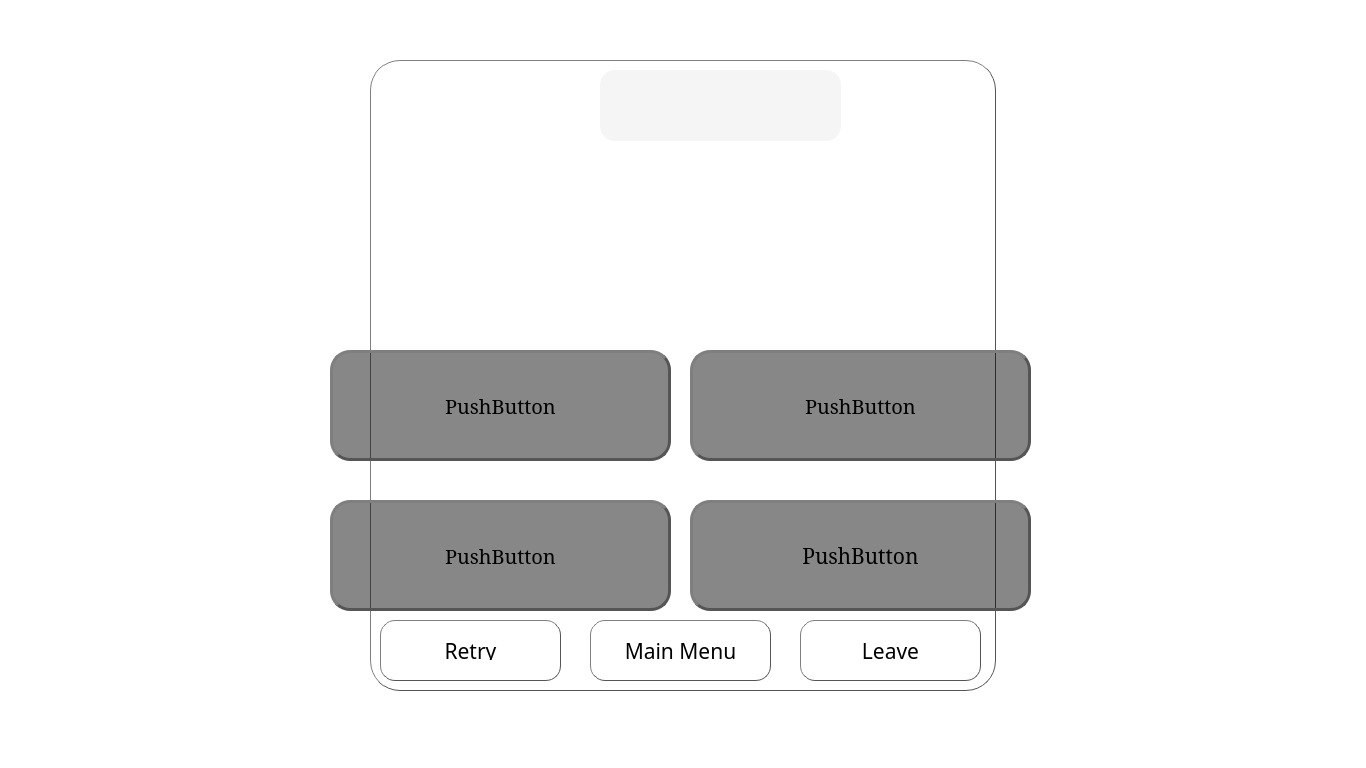
<?xml version="1.0" encoding="UTF-8"?>
<ui version="4.0">
 <class>Multiplechoices</class>
 <widget class="QDialog" name="Multiplechoices">
  <property name="geometry">
   <rect>
    <x>0</x>
    <y>0</y>
    <width>1366</width>
    <height>768</height>
   </rect>
  </property>
  <property name="windowTitle">
   <string>Dialog</string>
  </property>
  <widget class="QLabel" name="lblLive1">
   <property name="geometry">
    <rect>
     <x>230</x>
     <y>60</y>
     <width>51</width>
     <height>41</height>
    </rect>
   </property>
   <property name="styleSheet">
    <string notr="true">background-repeat:no-repeat;background-image: url(/home/micojasmin/quizAppGroup_1/backgrounds/h1.png);</string>
   </property>
   <property name="text">
    <string/>
   </property>
  </widget>
  <widget class="QPlainTextEdit" name="plainTextEdit_QuestionDisplay">
   <property name="geometry">
    <rect>
     <x>330</x>
     <y>170</y>
     <width>701</width>
     <height>101</height>
    </rect>
   </property>
   <property name="font">
    <font>
     <family>Serif</family>
     <pointsize>18</pointsize>
    </font>
   </property>
   <property name="focusPolicy">
    <enum>Qt::NoFocus</enum>
   </property>
   <property name="styleSheet">
    <string notr="true">;background-color: rgba(0,0,0, 120);
color: rgb(211, 211, 211);</string>
   </property>
   <property name="frameShape">
    <enum>QFrame::Panel</enum>
   </property>
   <property name="frameShadow">
    <enum>QFrame::Sunken</enum>
   </property>
   <property name="plainText">
    <string/>
   </property>
  </widget>
  <widget class="QLabel" name="label_DisplayForTimer">
   <property name="geometry">
    <rect>
     <x>1210</x>
     <y>20</y>
     <width>121</width>
     <height>91</height>
    </rect>
   </property>
   <property name="font">
    <font>
     <family>Sans Serif</family>
     <pointsize>35</pointsize>
    </font>
   </property>
   <property name="styleSheet">
    <string notr="true">border-radius: 25px;border-style: outset;padding: 10px;;background-color: rgba(255, 238, 53,100);
color: rgb(238, 238, 238);</string>
   </property>
   <property name="text">
    <string> 20</string>
   </property>
  </widget>
  <widget class="QLabel" name="lblLive3">
   <property name="geometry">
    <rect>
     <x>330</x>
     <y>60</y>
     <width>51</width>
     <height>41</height>
    </rect>
   </property>
   <property name="styleSheet">
    <string notr="true">background-repeat:no-repeat;background-image: url(/home/micojasmin/quizAppGroup_1/backgrounds/h1.png);</string>
   </property>
   <property name="text">
    <string/>
   </property>
  </widget>
  <widget class="QLabel" name="lblScore">
   <property name="geometry">
    <rect>
     <x>880</x>
     <y>70</y>
     <width>161</width>
     <height>51</height>
    </rect>
   </property>
   <property name="font">
    <font>
     <family>Serif</family>
     <pointsize>20</pointsize>
    </font>
   </property>
   <property name="text">
    <string>SCORE: 0</string>
   </property>
  </widget>
  <widget class="QLabel" name="lblbackground">
   <property name="geometry">
    <rect>
     <x>0</x>
     <y>0</y>
     <width>1368</width>
     <height>771</height>
    </rect>
   </property>
   <property name="cursor">
    <cursorShape>OpenHandCursor</cursorShape>
   </property>
   <property name="styleSheet">
    <string notr="true">background-image: url(/home/micojasmin/quizAppGroup_1/backgrounds/bber.jpg);
background-color: rgb(255, 255, 255);</string>
   </property>
   <property name="frameShape">
    <enum>QFrame::NoFrame</enum>
   </property>
   <property name="frameShadow">
    <enum>QFrame::Plain</enum>
   </property>
   <property name="text">
    <string/>
   </property>
  </widget>
  <widget class="QWidget" name="widget" native="true">
   <property name="geometry">
    <rect>
     <x>370</x>
     <y>60</y>
     <width>626</width>
     <height>631</height>
    </rect>
   </property>
   <property name="styleSheet">
    <string notr="true">background-image: url(/home/micojasmin/quizAppGroup_1/backgrounds/ggez.jpg);
border: 1px solid #555;
    border-radius: 30px;
    border-style: outset;
   
    padding: 20px;
</string>
   </property>
   <widget class="QPushButton" name="pushButton_Leave">
    <property name="geometry">
     <rect>
      <x>430</x>
      <y>560</y>
      <width>181</width>
      <height>61</height>
     </rect>
    </property>
    <property name="font">
     <font>
      <family>Sans Serif</family>
      <pointsize>16</pointsize>
     </font>
    </property>
    <property name="cursor">
     <cursorShape>PointingHandCursor</cursorShape>
    </property>
    <property name="styleSheet">
     <string notr="true">border: 1px solid #555;
    border-radius: 15px;
    border-style: outset;
   
    padding: 20px;
</string>
    </property>
    <property name="text">
     <string>Leave</string>
    </property>
   </widget>
   <widget class="QPushButton" name="pushButton_MainMenu_2">
    <property name="geometry">
     <rect>
      <x>10</x>
      <y>560</y>
      <width>181</width>
      <height>61</height>
     </rect>
    </property>
    <property name="font">
     <font>
      <family>Sans Serif</family>
      <pointsize>16</pointsize>
      <weight>50</weight>
      <bold>false</bold>
     </font>
    </property>
    <property name="cursor">
     <cursorShape>PointingHandCursor</cursorShape>
    </property>
    <property name="styleSheet">
     <string notr="true">border: 1px solid #555;
    border-radius: 15px;
    border-style: outset;
   
    padding: 20px;
</string>
    </property>
    <property name="text">
     <string>Retry</string>
    </property>
   </widget>
   <widget class="QPushButton" name="pushButton_MainMenu">
    <property name="geometry">
     <rect>
      <x>220</x>
      <y>560</y>
      <width>181</width>
      <height>61</height>
     </rect>
    </property>
    <property name="font">
     <font>
      <family>Sans Serif</family>
      <pointsize>16</pointsize>
     </font>
    </property>
    <property name="cursor">
     <cursorShape>PointingHandCursor</cursorShape>
    </property>
    <property name="styleSheet">
     <string notr="true">border: 1px solid #555;
    border-radius: 15px;
    border-style: outset;
   
    padding: 20px;
</string>
    </property>
    <property name="text">
     <string>Main Menu</string>
    </property>
   </widget>
   <widget class="QLabel" name="lbl_NumberOfCorrectAnswers">
    <property name="geometry">
     <rect>
      <x>80</x>
      <y>480</y>
      <width>241</width>
      <height>71</height>
     </rect>
    </property>
    <property name="font">
     <font>
      <family>Serif</family>
      <pointsize>18</pointsize>
     </font>
    </property>
    <property name="styleSheet">
     <string notr="true">border: 0px solid #555;
    border-radius: 20px;
    border-style: outset;
   ;background-color: rgba(0,0,0, 0);
    padding: 20px;
</string>
    </property>
    <property name="text">
     <string/>
    </property>
   </widget>
   <widget class="QLabel" name="lbl_NumberOfWrongAnswers">
    <property name="geometry">
     <rect>
      <x>330</x>
      <y>480</y>
      <width>241</width>
      <height>71</height>
     </rect>
    </property>
    <property name="font">
     <font>
      <family>Serif</family>
      <pointsize>18</pointsize>
     </font>
    </property>
    <property name="styleSheet">
     <string notr="true">border: 0px solid #555;
    border-radius: 20px;
    border-style: outset;
   ;background-color: rgba(0,0,0, 0);
    padding: 20px;
</string>
    </property>
    <property name="text">
     <string/>
    </property>
   </widget>
   <widget class="QLabel" name="lbloverallScore">
    <property name="geometry">
     <rect>
      <x>230</x>
      <y>10</y>
      <width>241</width>
      <height>71</height>
     </rect>
    </property>
    <property name="font">
     <font>
      <family>Serif</family>
      <pointsize>18</pointsize>
     </font>
    </property>
    <property name="styleSheet">
     <string notr="true">border: 0px solid #222;
    border-radius: 15px;
    border-style: outset;
   background-color: rgba(0,0,0,10);
    padding: 20px;
</string>
    </property>
    <property name="text">
     <string/>
    </property>
   </widget>
  </widget>
  <widget class="QPushButton" name="pushButton_A">
   <property name="geometry">
    <rect>
     <x>330</x>
     <y>350</y>
     <width>341</width>
     <height>111</height>
    </rect>
   </property>
   <property name="font">
    <font>
     <family>Serif</family>
     <pointsize>15</pointsize>
    </font>
   </property>
   <property name="cursor">
    <cursorShape>PointingHandCursor</cursorShape>
   </property>
   <property name="styleSheet">
    <string notr="true">    border: 3px solid #555;



    border-radius: 20px;
    border-style: outset;
    background: qradialgradient(
        cx: 0.3, cy: -0.4, fx: 0.3, fy: -0.4,
        radius: 1.35, stop: 0 #fff, stop: 1 #888
        );
    padding: 5px;
;background-color: rgba(0,0,0, 120);
</string>
   </property>
   <property name="text">
    <string>PushButton</string>
   </property>
   <property name="shortcut">
    <string>A</string>
   </property>
  </widget>
  <widget class="QPushButton" name="pushButton_D">
   <property name="geometry">
    <rect>
     <x>690</x>
     <y>500</y>
     <width>341</width>
     <height>111</height>
    </rect>
   </property>
   <property name="font">
    <font>
     <family>Serif</family>
     <pointsize>16</pointsize>
    </font>
   </property>
   <property name="cursor">
    <cursorShape>PointingHandCursor</cursorShape>
   </property>
   <property name="styleSheet">
    <string notr="true">    border: 3px solid #555;
    border-radius: 20px;
    border-style: outset;
    background: qradialgradient(
        cx: 0.3, cy: -0.4, fx: 0.3, fy: -0.4,
        radius: 1.35, stop: 0 #fff, stop: 1 #888
        );
    padding: 5px;
;background-color: rgba(0,0,0, 120);
</string>
   </property>
   <property name="text">
    <string>PushButton</string>
   </property>
   <property name="shortcut">
    <string>D</string>
   </property>
  </widget>
  <widget class="QLabel" name="lblLive2">
   <property name="geometry">
    <rect>
     <x>280</x>
     <y>60</y>
     <width>51</width>
     <height>41</height>
    </rect>
   </property>
   <property name="styleSheet">
    <string notr="true">background-repeat:no-repeat;background-image: url(/home/micojasmin/quizAppGroup_1/backgrounds/h1.png);</string>
   </property>
   <property name="text">
    <string/>
   </property>
  </widget>
  <widget class="QPushButton" name="pushButton_B">
   <property name="geometry">
    <rect>
     <x>690</x>
     <y>350</y>
     <width>341</width>
     <height>111</height>
    </rect>
   </property>
   <property name="font">
    <font>
     <family>Serif</family>
     <pointsize>15</pointsize>
    </font>
   </property>
   <property name="cursor">
    <cursorShape>PointingHandCursor</cursorShape>
   </property>
   <property name="styleSheet">
    <string notr="true">
    border: 3px solid #555;
    border-radius: 20px;
    border-style: outset;
   
    padding: 5px;
;background-color: rgba(0,0,0, 120);</string>
   </property>
   <property name="text">
    <string>PushButton</string>
   </property>
   <property name="shortcut">
    <string>B</string>
   </property>
  </widget>
  <widget class="QPushButton" name="pushButton_C">
   <property name="geometry">
    <rect>
     <x>330</x>
     <y>500</y>
     <width>341</width>
     <height>111</height>
    </rect>
   </property>
   <property name="font">
    <font>
     <family>Serif</family>
     <pointsize>15</pointsize>
    </font>
   </property>
   <property name="cursor">
    <cursorShape>PointingHandCursor</cursorShape>
   </property>
   <property name="styleSheet">
    <string notr="true">    border: 3px solid #555;
    border-radius: 20px;
    border-style: outset;
    background: qradialgradient(
        cx: 0.3, cy: -0.4, fx: 0.3, fy: -0.4,
        radius: 1.35, stop: 0 #fff, stop: 1 #888
        );
    padding: 5px;
;background-color: rgba(0,0,0, 120);
</string>
   </property>
   <property name="text">
    <string>PushButton</string>
   </property>
   <property name="shortcut">
    <string>C</string>
   </property>
  </widget>
 </widget>
 <resources/>
 <connections/>
</ui>
